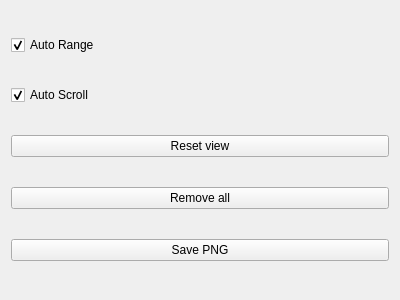
<?xml version="1.0" encoding="UTF-8"?>
<ui version="4.0">
 <class>Form</class>
 <widget class="QWidget" name="Form">
  <property name="geometry">
   <rect>
    <x>0</x>
    <y>0</y>
    <width>400</width>
    <height>300</height>
   </rect>
  </property>
  <property name="windowTitle">
   <string>Form</string>
  </property>
  <layout class="QVBoxLayout" name="verticalLayout">
   <item>
    <widget class="QCheckBox" name="autorangeChkBox">
     <property name="text">
      <string>Auto Range</string>
     </property>
     <property name="checked">
      <bool>true</bool>
     </property>
    </widget>
   </item>
   <item>
    <widget class="QCheckBox" name="autoscrollChkBox">
     <property name="text">
      <string>Auto Scroll</string>
     </property>
     <property name="checked">
      <bool>true</bool>
     </property>
    </widget>
   </item>
   <item>
    <widget class="QPushButton" name="resetViewBtn">
     <property name="text">
      <string>Reset view</string>
     </property>
    </widget>
   </item>
   <item>
    <widget class="QPushButton" name="removeAllBtn">
     <property name="text">
      <string>Remove all</string>
     </property>
    </widget>
   </item>
   <item>
    <widget class="QPushButton" name="savePngBtn">
     <property name="text">
      <string>Save PNG</string>
     </property>
    </widget>
   </item>
  </layout>
 </widget>
 <resources/>
 <connections/>
</ui>
